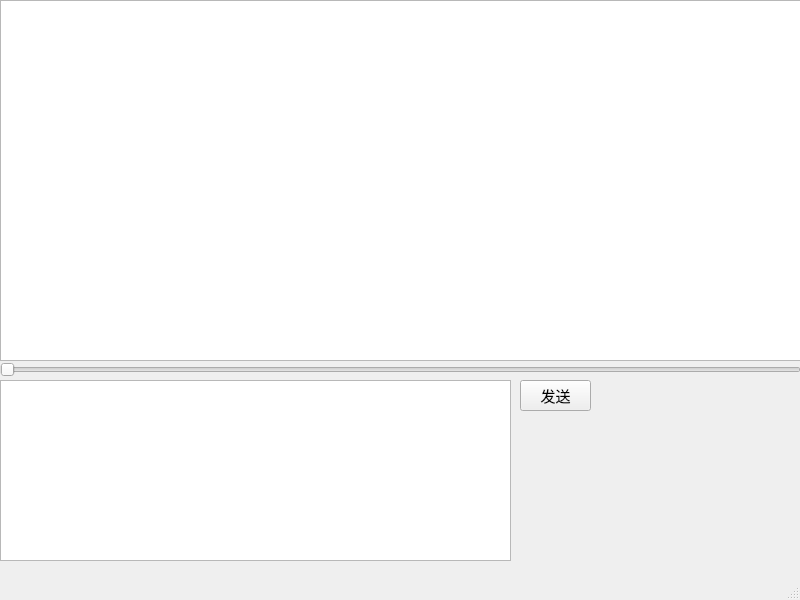
<?xml version="1.0" encoding="UTF-8"?>
<ui version="4.0">
 <class>chatMainWindow</class>
 <widget class="QMainWindow" name="chatMainWindow">
  <property name="geometry">
   <rect>
    <x>0</x>
    <y>0</y>
    <width>800</width>
    <height>600</height>
   </rect>
  </property>
  <property name="windowTitle">
   <string>MainWindow</string>
  </property>
  <widget class="QWidget" name="centralwidget">
   <widget class="QTextBrowser" name="chattextBrowser">
    <property name="geometry">
     <rect>
      <x>0</x>
      <y>0</y>
      <width>801</width>
      <height>361</height>
     </rect>
    </property>
   </widget>
   <widget class="QSlider" name="horizontalSlider">
    <property name="geometry">
     <rect>
      <x>0</x>
      <y>360</y>
      <width>801</width>
      <height>20</height>
     </rect>
    </property>
    <property name="orientation">
     <enum>Qt::Horizontal</enum>
    </property>
   </widget>
   <widget class="QTextEdit" name="inputtextEdit">
    <property name="geometry">
     <rect>
      <x>0</x>
      <y>380</y>
      <width>511</width>
      <height>181</height>
     </rect>
    </property>
   </widget>
   <widget class="QPushButton" name="sendpushButton">
    <property name="geometry">
     <rect>
      <x>520</x>
      <y>380</y>
      <width>71</width>
      <height>31</height>
     </rect>
    </property>
    <property name="font">
     <font>
      <family>Agency FB</family>
      <pointsize>11</pointsize>
     </font>
    </property>
    <property name="text">
     <string>发送</string>
    </property>
   </widget>
  </widget>
  <widget class="QMenuBar" name="menubar">
   <property name="geometry">
    <rect>
     <x>0</x>
     <y>0</y>
     <width>800</width>
     <height>18</height>
    </rect>
   </property>
  </widget>
  <widget class="QStatusBar" name="statusbar"/>
 </widget>
 <resources/>
 <connections/>
</ui>
